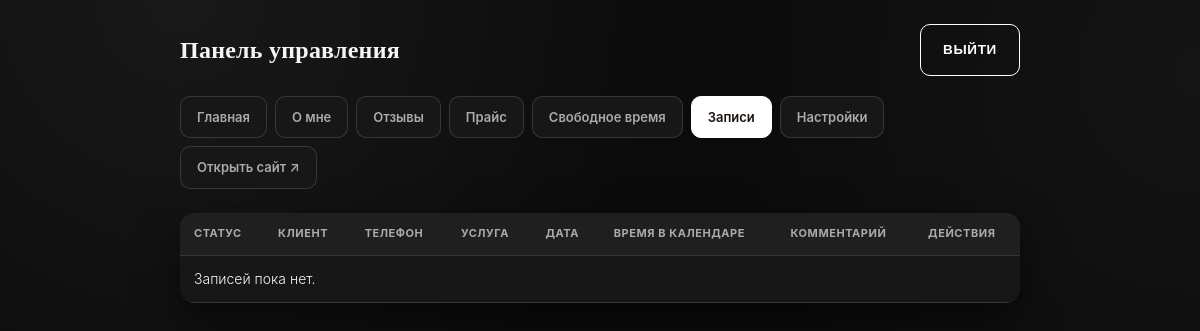
Before: /admin-x7k9m2/bookings.php (signed in) with the older database file.
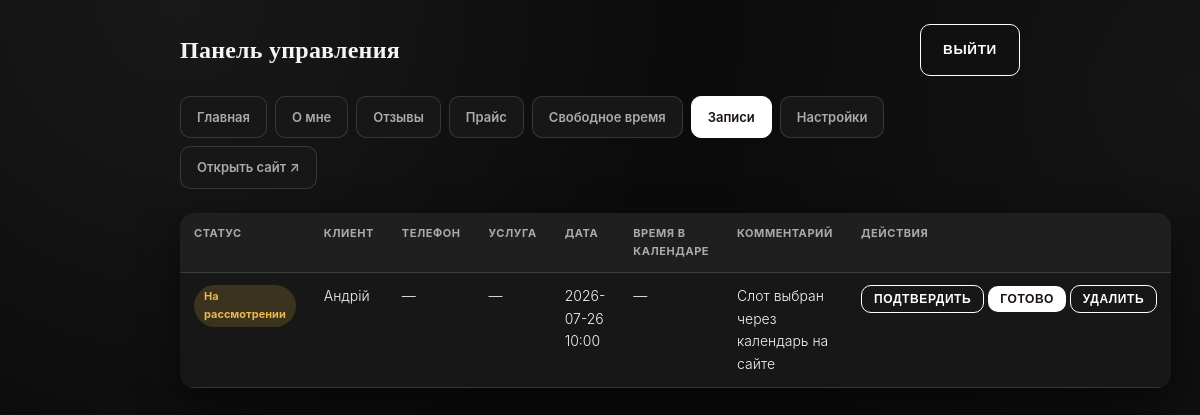
After: the same page with the newer database file.
### tables this page shows
CREATE TABLE bookings (
            id INTEGER PRIMARY KEY AUTOINCREMENT,
            client_name TEXT NOT NULL,
            phone TEXT,
            service TEXT,
            wanted_date TEXT,
            comment TEXT,
            status TEXT NOT NULL DEFAULT 'new',
            created_at TEXT NOT NULL DEFAULT CURRENT_TIMESTAMP
        , slot_id INTEGER, user_id INTEGER, contact_method TEXT NOT NULL DEFAULT '');

### includes/functions.php (called while the page is built, shortened)
<?php
function e(string $value): string
{
    return htmlspecialchars($value, ENT_QUOTES, 'UTF-8');
}
function bookingStatusLabel(string $status, string $lang): string
{
    $labels = [
        'ru' => ['new' => 'На рассмотрении', 'confirmed' => 'Вы записаны', 'done' => 'Выполнено'],
        'ua' => ['new' => 'На розгляді',      'confirmed' => 'Вас записано', 'done' => 'Виконано'],
    ];
    $set = $labels[$lang] ?? $labels['ru'];
    return $set[$status] ?? $set['new'];
}

### admin-x7k9m2/bookings.php (the view, shortened to what this page needs)
<?php
require __DIR__ . '/../includes/functions.php';
$pdo = getDB();
$bookings = $pdo->query('
    SELECT b.*, s.is_booked AS slot_is_booked, s.slot_date AS slot_date_fmt, s.slot_time AS slot_time_fmt
    FROM bookings b
    LEFT JOIN available_slots s ON s.id = b.slot_id
    ORDER BY b.created_at DESC
')->fetchAll();
?>
<!DOCTYPE html>
<html lang="ru">
<head>
<link rel="stylesheet" href="../assets/css/style.css?v=<?= filemtime(__DIR__ . '/../assets/css/style.css') ?>">
</head>
<body>
<div class="admin-shell">
  <?php require __DIR__ . '/includes/nav.php'; ?>
  <table class="admin-table">
    <thead>
      <tr><th>Статус</th><th>Клиент</th><th>Телефон</th><th>Услуга</th><th>Дата</th><th>Время в календаре</th><th>Комментарий</th><th>Действия</th></tr>
    </thead>
    <tbody>
      <?php foreach ($bookings as $b): ?>
        <tr>
          <td><span class="badge <?= e($b['status']) ?>"><?= e(bookingStatusLabel($b['status'], 'ru')) ?></span></td>
          <td><?= e($b['client_name']) ?></td>
          <td><?= e($b['phone'] ?: '—') ?></td>
          <td><?= e($b['service'] ?: '—') ?></td>
          <td><?= e($b['wanted_date'] ?: '—') ?></td>
          <td>
            <?php if ($b['slot_id']): ?>
              <span class="badge <?= $b['slot_is_booked'] ? 'done' : 'new' ?>">
                <?= $b['slot_is_booked'] ? 'занято' : 'свободно' ?>
              </span>
            <?php else: ?>
              —
            <?php endif; ?>
          </td>
          <td><?= e($b['comment'] ?: '—') ?></td>
          <td style="white-space:nowrap;">
            <?php if ($b['status'] === 'new'): ?>
            <form method="post" style="display:inline;">
              <button name="action" value="confirm" class="btn ghost" style="padding:6px 12px;font-size:12px;">Подтвердить</button>
            </form>
            <?php endif; ?>
            <?php if ($b['status'] !== 'done'): ?>
            <form method="post" style="display:inline;">
              <button name="action" value="done" class="btn" style="padding:6px 12px;font-size:12px;">Готово</button>
            </form>
            <?php endif; ?>
            <form method="post" style="display:inline;" onsubmit="return confirm('Удалить запись?');">
              <button name="action" value="delete" class="btn ghost" style="padding:6px 12px;font-size:12px;">Удалить</button>
            </form>
          </td>
        </tr>
      <?php endforeach; ?>
      <?php if (!$bookings): ?>
        <tr><td colspan="8">Записей пока нет.</td></tr>
      <?php endif; ?>
    </tbody>
  </table>
</div>
</body>
</html>

Changed rows visible on the page:
added bookings: status "На рассмотрении", client_name "Андрій", phone "—", service "—", wanted_date "2026-07-26 10:00", comment "Слот выбран через календарь на сайте"
Other visible differences:
text no longer shown: "Записей пока нет."
